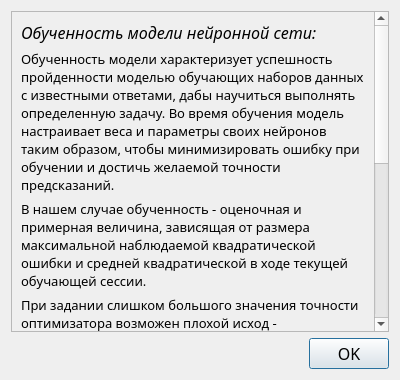
<?xml version="1.0" encoding="UTF-8"?>
<ui version="4.0">
 <class>AboutCurModelStateDialog</class>
 <widget class="QDialog" name="AboutCurModelStateDialog">
  <property name="geometry">
   <rect>
    <x>0</x>
    <y>0</y>
    <width>400</width>
    <height>380</height>
   </rect>
  </property>
  <property name="windowTitle">
   <string>О текущем состоянии обученности модели</string>
  </property>
  <layout class="QVBoxLayout" name="verticalLayout">
   <item>
    <widget class="QScrollArea" name="scrollArea">
     <property name="widgetResizable">
      <bool>true</bool>
     </property>
     <widget class="QWidget" name="scrollAreaWidgetContents">
      <property name="geometry">
       <rect>
        <x>0</x>
        <y>0</y>
        <width>363</width>
        <height>572</height>
       </rect>
      </property>
      <layout class="QVBoxLayout" name="verticalLayout_2">
       <item>
        <widget class="QLabel" name="trainStateHeaderLabel">
         <property name="font">
          <font>
           <family>Segoe UI Light</family>
           <pointsize>12</pointsize>
           <italic>true</italic>
          </font>
         </property>
         <property name="text">
          <string>Обученность модели нейронной сети:</string>
         </property>
        </widget>
       </item>
       <item>
        <widget class="QLabel" name="trainStateInfo1Label">
         <property name="font">
          <font>
           <family>Segoe UI Light</family>
           <pointsize>10</pointsize>
          </font>
         </property>
         <property name="text">
          <string>Обученность модели характеризует успешность пройденности моделью обучающих наборов данных с известными ответами, дабы научиться выполнять определенную задачу. Во время обучения модель настраивает веса и параметры своих нейронов таким образом, чтобы минимизировать ошибку при обучении и достичь желаемой точности предсказаний.</string>
         </property>
         <property name="wordWrap">
          <bool>true</bool>
         </property>
        </widget>
       </item>
       <item>
        <widget class="QLabel" name="trainStateInfo2Label">
         <property name="font">
          <font>
           <family>Segoe UI Light</family>
           <pointsize>10</pointsize>
          </font>
         </property>
         <property name="text">
          <string>В нашем случае обученность - оценочная и примерная величина, зависящая от размера максимальной наблюдаемой квадратической ошибки и средней квадратической в ходе текущей обучающей сессии.</string>
         </property>
         <property name="wordWrap">
          <bool>true</bool>
         </property>
        </widget>
       </item>
       <item>
        <widget class="QLabel" name="trainStateInfo3Label">
         <property name="font">
          <font>
           <family>Segoe UI Light</family>
           <pointsize>10</pointsize>
          </font>
         </property>
         <property name="text">
          <string>При задании слишком большого значения точности оптимизатора возможен плохой исход - невозвратимое увеличение среднеквадратичной ошибки до сломанного состояния. Также вероятность этого исхода зависит от параметров модели. Данную ситуацию можно исправить только полным сбросом модели, либо ее пересозданием. </string>
         </property>
         <property name="wordWrap">
          <bool>true</bool>
         </property>
        </widget>
       </item>
       <item>
        <widget class="QLabel" name="trainEpochsCountHeaderLabel">
         <property name="font">
          <font>
           <family>Segoe UI Light</family>
           <pointsize>12</pointsize>
           <italic>true</italic>
          </font>
         </property>
         <property name="text">
          <string>Количество пройденных эпох обучения:</string>
         </property>
        </widget>
       </item>
       <item>
        <widget class="QLabel" name="trainEpochsCountInfo1Label">
         <property name="font">
          <font>
           <family>Segoe UI Light</family>
           <pointsize>10</pointsize>
          </font>
         </property>
         <property name="text">
          <string>Эпоха обучения при обучении модели сети типа LSTM (Long Short-Term Memory) представляет собой один проход по всем обучающим данным во время обучения нейронной сети.</string>
         </property>
         <property name="wordWrap">
          <bool>true</bool>
         </property>
        </widget>
       </item>
       <item>
        <widget class="QLabel" name="trainEpochsCountInfo2Label">
         <property name="font">
          <font>
           <family>Segoe UI Light</family>
           <pointsize>10</pointsize>
          </font>
         </property>
         <property name="text">
          <string>Каждая эпоха состоит из нескольких итераций (или батчей), во время которых модель обновляется с использованием методов градиентного спуска или его вариантов. Цель обучения LSTM сети на каждой эпохе - минимизировать функцию потерь, которая оценивает разницу между предсказанными значениями модели и истинными значениями из обучающих данных.</string>
         </property>
         <property name="wordWrap">
          <bool>true</bool>
         </property>
        </widget>
       </item>
      </layout>
     </widget>
    </widget>
   </item>
   <item>
    <widget class="QDialogButtonBox" name="buttonBox">
     <property name="font">
      <font>
       <family>Bahnschrift SemiCondensed</family>
       <pointsize>12</pointsize>
      </font>
     </property>
     <property name="orientation">
      <enum>Qt::Horizontal</enum>
     </property>
     <property name="standardButtons">
      <set>QDialogButtonBox::Ok</set>
     </property>
    </widget>
   </item>
  </layout>
 </widget>
 <resources/>
 <connections>
  <connection>
   <sender>buttonBox</sender>
   <signal>accepted()</signal>
   <receiver>AboutCurModelStateDialog</receiver>
   <slot>accept()</slot>
   <hints>
    <hint type="sourcelabel">
     <x>248</x>
     <y>254</y>
    </hint>
    <hint type="destinationlabel">
     <x>157</x>
     <y>274</y>
    </hint>
   </hints>
  </connection>
 </connections>
</ui>
